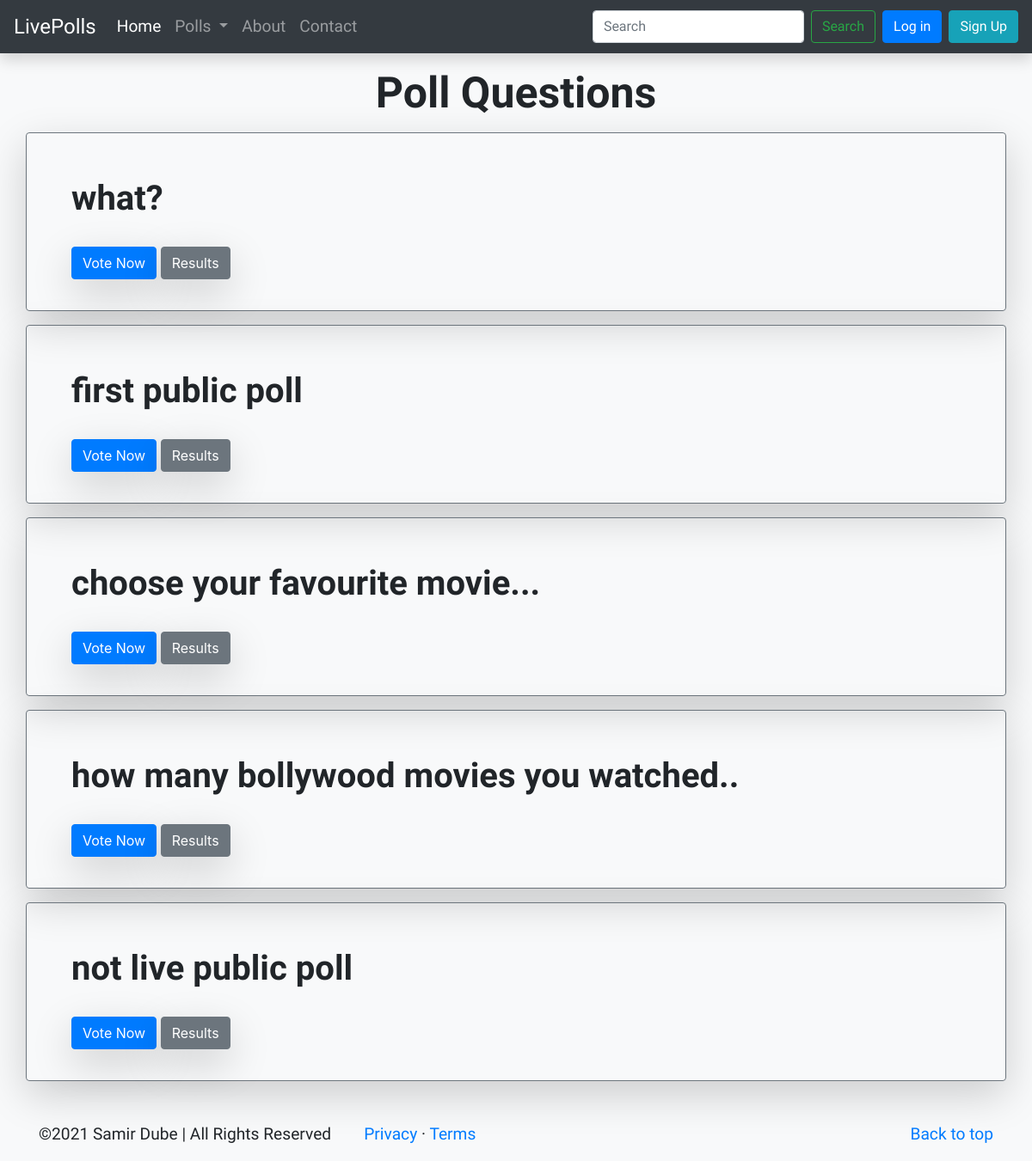
The page /users/publicpolls on the database its author committed.
### users/models.py (models this page shows, shortened)
class Question(models.Model):
    sno= models.AutoField(primary_key=True)
    question_text = models.CharField(max_length=200)
    livestatus = models.BooleanField(default=True)
    publicstatus = models.CharField(max_length=50)
    user=models.ForeignKey(User, on_delete=models.CASCADE)
    timestamp = models.DateTimeField(default=now)

### users/views.py (the view)
# urls.py: path('/publicpolls', views.publicpolls, name='publicpolls'),
def publicpolls(request):
    latest_question_list = Question.objects.all()
    context = {'latest_question_list': latest_question_list}
    return render(request, 'users/publicpolls.html', context)

### templates/users/publicpolls.html (shortened to what this page needs)
{% extends 'base.html' %}
{% block content %}
  <h1 class="text-center my-3 fontPangolin" style="font-size:50px; font-weight: bolder;">Poll Questions</h1>
  {% if latest_question_list %}
    {% for question in latest_question_list %}
      {% if question.publicstatus ==  'public' %}
        <div class="container mt-3 p-3 border rounded border-secondary shadow-lg">
          <div class="card-body">
            <h3 class="m-3 fontPangolin" style="font-size:40px; font-weight: 800;">{{ question.question_text }}</h3>
            <a href="{% url 'users:details' question.sno %}" class="btn btn-primary ml-3 mt-3 shadow-lg">Vote Now</a>
            <a href="{% url 'users:results' question.sno %}" class="btn btn-secondary mt-3 shadow-lg">Results</a>
          </div>
        </div>
      {% endif %}
    {% endfor %}
  {% else %}
    <p>No polls available</p>
  {% endif %}
{% endblock %}

### templates/base.html (style rules this page uses)
.fontPangolin { font-family: 'Pangolin', cursive; font-size: larger; }

### rows shown on the page
Question: question_text "what?"
Question: question_text "first public poll"
Question: question_text "choose your favourite movie..."
Question: question_text "how many bollywood movies you watched.."
Question: question_text "not live public poll"
